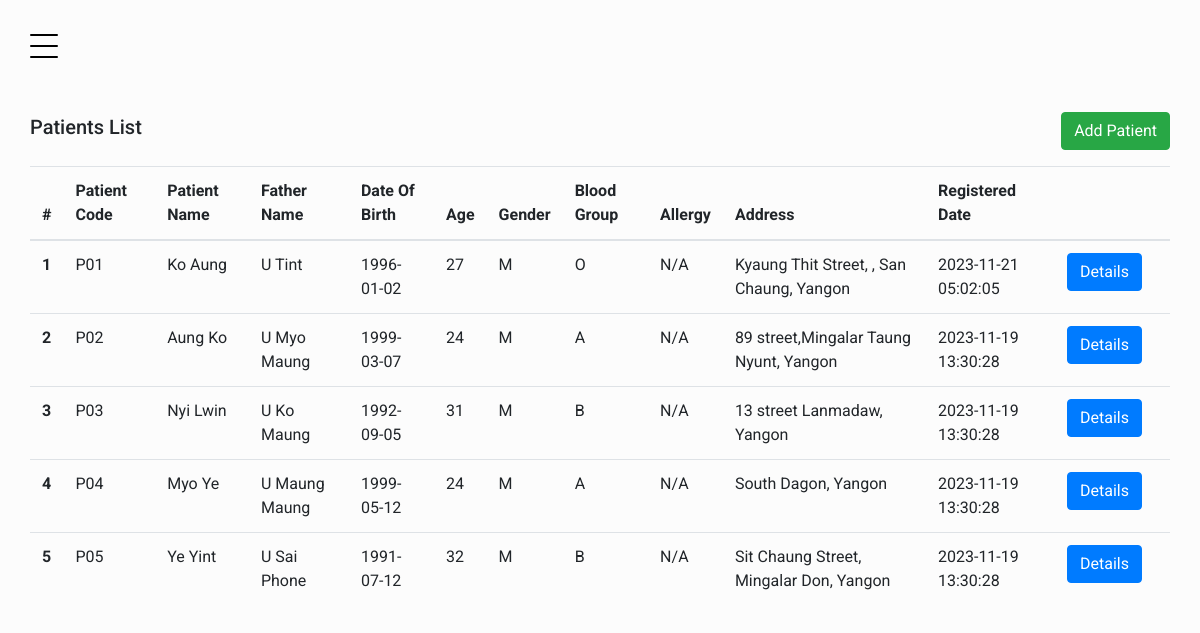
The page / on the database its author committed.
### tables this page shows
CREATE TABLE `patient` (
  `patientId` int NOT NULL,
  `patientCode` varchar(10) DEFAULT NULL,
  `Name` varchar(255) NOT NULL,
  `dateOfBirth` date NOT NULL,
  `age` int NOT NULL,
  `gender` varchar(1) NOT NULL,
  `bloodGroup` varchar(64) NOT NULL,
  `allergy` varchar(255) NOT NULL,
  `fatherName` varchar(255) NOT NULL,
  `address` varchar(255) NOT NULL,
  `registeredDate` datetime NOT NULL DEFAULT CURRENT_TIMESTAMP
);

### includes/functions.php (called while the page is built, shortened)
<?php
function getAllPatients($conn)
{
    $res = mysqli_query($conn, "SELECT * FROM patient");
    $result = mysqli_fetch_all($res, MYSQLI_ASSOC);
    return $result;
}

### index.php (the view, shortened to what this page needs)
<?php
include("includes/db_connet.php");
include("includes/functions.php");
$patients = getAllPatients($conn);
$patients_count = count($patients);
?>
<!doctype html>
<html lang="en">
<head>
  <link rel="stylesheet" href="fonts/icomoon/style.css">
  <link rel="stylesheet" href="css/owl.carousel.min.css">
  <link rel="stylesheet" href="css/bootstrap.min.css">
  <link rel="stylesheet" href="css/style.css">
</head>
<body>
  <?php include_once("includes/navbar.php"); ?>
  <main>
    <div class="site-section">
      <div class="container">
        <div class="pb-3">
          <div class="row justify-content-between align-items-center">
            <h2>Patients List</h2>
            <button class="btn btn-success"><a class="text-decoration-none text-white" href="/patient-form.php">
                Add Patient
              </a>
            </button>
          </div>
        </div>
        <div class="row justify-content-center">
          <table class="table responsive">
            <thead>
              <tr>
                <th scope="col">#</th>
                <th scope="col">Patient Code</th>
                <th scope="col">Patient Name</th>
                <th scope="col">Father Name</th>
                <th scope="col">Date Of Birth</th>
                <th scope="col">Age</th>
                <th scope="col">Gender</th>
                <th scope="col">Blood Group</th>
                <th scope="col">Allergy</th>
                <th scope="col">Address</th>
                <th scope="col">Registered Date</th>
                <th></th>
              </tr>
            </thead>
            <tbody>
              <?php if ($patients_count > 0) : ?>
                <?php foreach ($patients as $row) : ?>
                  <tr>
                    <th scope="row"> <?php echo $row['patientId'] ?></th>
                    <td>
                      <?php echo $row['patientCode'] ?>
                    </td>
                    <td>
                      <?php echo $row['Name'] ?>
                    </td>
                    <td>
                      <?php echo $row['fatherName'] ?>
                    </td>
                    <td>
                      <?php echo $row['dateOfBirth'] ?>
                    </td>
                    <td>
                      <?php echo $row['age'] ?>
                    </td>
                    <td>
                      <?php echo $row['gender'] ?>
                    </td>
                    <td>
                      <?php echo $row['bloodGroup'] ?>
                    </td>
                    <td>
                      <?php echo $row['allergy'] ?>
                    </td>
                    <td>
                      <?php echo $row['address'] ?>
                    </td>
                    <td>
                      <?php echo $row['registeredDate'] ?>
                    </td>
                    <td>
                      <a href="/patient-detail-form.php?id=<?= $row['patientId'] ?>" class="btn btn-primary mr-3 text-decoration-none text-white">Details</a>
                    </td>
                  </tr>
                <?php endforeach; ?>
              <?php endif; ?>
            </tbody>
          </table>
        </div>
      </div>
    </div>
  </main>
</body>
</html>

### includes/navbar.php (shortened to what this page needs)
<aside class="sidebar">
    <div class="toggle">
        <a href="#" class="burger js-menu-toggle" data-toggle="collapse" data-target="#main-navbar">
            <span></span>
        </a>
    </div>
</aside>

### css/style.css (style rules this page uses)
body { font-family: "Roboto", -apple-system, BlinkMacSystemFont, "Segoe UI", Roboto, "Helvetica Neue", Arial, "Noto Sans", sans-serif, "Apple Color Emoji", "Segoe UI Emoji", "Segoe UI Symbol", "Noto Color Emoji"; background-color: #fcfcfc; }
h1, h2, h3, h4, h5, h6, .h1, .h2, .h3, .h4, .h5, .h6 { font-family: "Roboto", -apple-system, BlinkMacSystemFont, "Segoe UI", Roboto, "Helvetica Neue", Arial, "Noto Sans", sans-serif, "Apple Color Emoji", "Segoe UI Emoji", "Segoe UI Symbol", "Noto Color Emoji"; }
a { -webkit-transition: .3s all ease; -o-transition: .3s all ease; transition: .3s all ease; }
a, a:hover { text-decoration: none !important; }
h2 { font-size: 20px; }
body { position: relative; }
body:before { position: absolute; content: ""; z-index: 1; top: 0; left: 0; right: 0; bottom: 0; background-color: rgba(0, 0, 0, 0.5); opacity: 0; visibility: hidden; -webkit-transition: .3s all ease-in-out; -o-transition: .3s all ease-in-out; transition: .3s all ease-in-out; }
.site-section { padding: 7rem 0; }
aside, main { height: 100vh; min-height: 580px; }
aside { width: 300px; left: 0; z-index: 1001; position: fixed; -webkit-transform: translateX(-100%); -ms-transform: translateX(-100%); transform: translateX(-100%); background-color: #fff; -webkit-transition: 1s -webkit-transform cubic-bezier(0.23, 1, 0.32, 1); transition: 1s -webkit-transform cubic-bezier(0.23, 1, 0.32, 1); -o-transition: 1s transform cubic-bezier(0.23, 1, 0.32, 1); transition: 1s transform cubic-bezier(0.23, 1, 0.32, 1); transition: 1s transform cubic-bezier(0.23, 1, 0.32, 1), 1s -webkit-transform cubic-bezier(0.23, 1, 0.32, 1); }
aside .toggle { padding-left: 30px; padding-top: 30px; position: absolute; right: 0; -webkit-transform: translateX(100%); -ms-transform: translateX(100%); transform: translateX(100%); }
main { width: calc(100%); }
.burger { width: 28px; height: 32px; cursor: pointer; position: relative; z-index: 99; float: right; }
.burger:before, .burger span, .burger:after { width: 100%; height: 2px; display: block; background: #000; border-radius: 2px; position: absolute; opacity: 1; }
.burger:before, .burger:after { -webkit-transition: top 0.35s cubic-bezier(0.23, 1, 0.32, 1), opacity 0.35s cubic-bezier(0.23, 1, 0.32, 1), background-color 1.15s cubic-bezier(0.86, 0, 0.07, 1), -webkit-transform 0.35s cubic-bezier(0.23, 1, 0.32, 1); transition: top 0.35s cubic-bezier(0.23, 1, 0.32, 1), opacity 0.35s cubic-bezier(0.23, 1, 0.32, 1), background-color 1.15s cubic-bezier(0.86, 0, 0.07, 1), -webkit-transform 0.35s cubic-bezier(0.23, 1, 0.32, 1); -o-transition: top 0.35s cubic-bezier(0.23, 1, 0.32, 1), transform 0.35s cubic-bezier(0.23, 1, 0.32, 1), opacity 0.35s cubic-bezier(0.23, 1, 0.32, 1), background-color 1.15s cubic-bezier(0.86, 0, 0.07, 1); transition: top 0.35s cubic-bezier(0.23, 1, 0.32, 1), transform 0.35s cubic-bezier(0.23, 1, 0.32, 1), opacity 0.35s cubic-bezier(0.23, 1, 0.32, 1), background-color 1.15s cubic-bezier(0.86, 0, 0.07, 1); transition: top 0.35s cubic-bezier(0.23, 1, 0.32, 1), transform 0.35s cubic-bezier(0.23, 1, 0.32, 1), opacity 0.35s cubic-bezier(0.23, 1, 0.32, 1), background-color 1.15s cubic-bezier(0.86, 0, 0.07, 1), -webkit-transform 0.35s cubic-bezier(0.23, 1, 0.32, 1); -webkit-transition: top 0.35s cubic-bezier(0.23, 1, 0.32, 1), -webkit-transform 0.35s cubic-bezier(0.23, 1, 0.32, 1), opacity 0.35s cubic-bezier(0.23, 1, 0.32, 1), background-color 1.15s cubic-bezier(0.86, 0, 0.07, 1); content: ""; }
.burger:before { top: 4px; }
.burger span { top: 15px; }
.burger:after { top: 26px; }

### rows shown on the page
patient: patientId "1", patientCode "P01", Name "Ko Aung", fatherName "U Tint", dateOfBirth "1996-01-02", age "27", gender "M", bloodGroup "O", allergy "N/A", address "Kyaung Thit Street, , San Chaung, Yangon", registeredDate "2023-11-21 05:02:05"
patient: patientId "2", patientCode "P02", Name "Aung Ko", fatherName "U Myo Maung", dateOfBirth "1999-03-07", age "24", gender "M", bloodGroup "A", allergy "N/A", address "89 street,Mingalar Taung Nyunt, Yangon", registeredDate "2023-11-19 13:30:28"
patient: patientId "3", patientCode "P03", Name "Nyi Lwin", fatherName "U Ko Maung", dateOfBirth "1992-09-05", age "31", gender "M", bloodGroup "B", allergy "N/A", address "13 street Lanmadaw, Yangon", registeredDate "2023-11-19 13:30:28"
patient: patientId "4", patientCode "P04", Name "Myo Ye", fatherName "U Maung Maung", dateOfBirth "1999-05-12", age "24", gender "M", bloodGroup "A", allergy "N/A", address "South Dagon, Yangon", registeredDate "2023-11-19 13:30:28"
patient: patientId "5", patientCode "P05", Name "Ye Yint", fatherName "U Sai Phone", dateOfBirth "1991-07-12", age "32", gender "M", bloodGroup "B", allergy "N/A", address "Sit Chaung Street, Mingalar Don, Yangon", registeredDate "2023-11-19 13:30:28"
